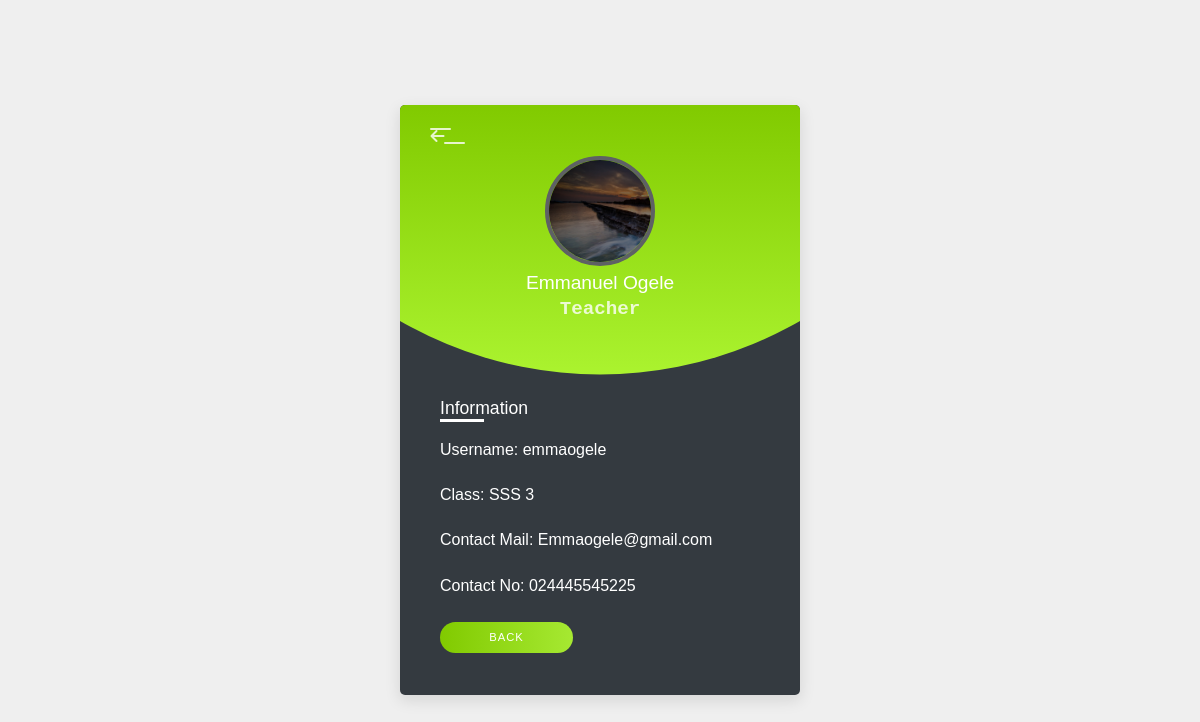
Screenshot of /teacher-profile.php?pass=893b3a602e0b1e5c4efb5f595cb9dccc (signed in) with the database file from the repository.
### tables this page shows
CREATE TABLE `teachers` (
  `id` int(11) NOT NULL,
  `Title` text NOT NULL,
  `Fname` text NOT NULL,
  `Mname` text NOT NULL,
  `Lname` text NOT NULL,
  `Gender` text NOT NULL,
  `DOB` text NOT NULL,
  `SOO` text NOT NULL,
  `LGA` text NOT NULL,
  `Religion` text NOT NULL,
  `Address` text NOT NULL,
  `Contact` text NOT NULL,
  `Email` text NOT NULL,
  `Passport` blob NOT NULL,
  `Username` text NOT NULL,
  `Password` text NOT NULL,
  `Class` text NOT NULL,
  `Date_Modified` datetime NOT NULL DEFAULT current_timestamp()
);

### teacher-profile.php (the view, shortened to what this page needs)
<?php
if (array_key_exists("pass", $_GET)) {
      if (isset($_SESSION['id'])) {
          $id = $_SESSION['id'];
    }else{
        header("Location: index.php");
    }
}else{
    header("Location: index.php");
}
?>
<?php
$query = "SELECT * FROM `teachers` WHERE `id` = '$id'";
          $result = mysqli_query($link, $query);
          $row = mysqli_fetch_array($result);
?>
<!DOCTYPE html>
<html lang="en">
<head>
    <link rel="stylesheet" href="./fontawesome-free-5.12.1-web/css/all.css">
    <link rel="stylesheet" href="profile.css">
</head>
<body>
    <div class="container">
        <div class="card">
            <div class="header">
                <a href="index.php"><div class="hamburger-menu">
                    <i style="color: white" class="fas fa-arrow-left"></i>
                </div></a>
                <div class="main">
                    <div class="image">
                        <img src="./images/new.JPG" width="200px" alt="">
                    </div>
                    <h3 class="name"><?php echo $row['Fname']; echo " "; echo $row['Lname']; ?></h3>
                    <h3 class="sub-name">Teacher</h3>
                </div>
            </div>
            <div class="content">
                <div class="left">
                    <div class="about-container">
                        <h3 class="title">Information</h3>
                        <p class="text">Username: <?php echo $row['Username'] ?></p><br>
                        <p class="text">Class: <?php echo $row['Class']; ?></p><br>
                        <p class="text">Contact Mail: <?php echo $row['Email']; ?></p><br>
                        <p class="text">Contact No: <?php echo $row['Contact'] ?></p><br>
                    </div>
                    <div class="buttons-wrap">
                        <div class="follow-wrap">
                            <a href="index.php" class="follow">Back</a>
                        </div>
                        <div class="share-wrap">
                        </div>
                    </div>
                </div>
            </div>
        </div>
    </div>
</body>
</html>

### profile.css (style rules this page uses)
* { padding: 0; margin: 0; box-sizing: border-box; font-family: 'Poppins', sans-serif; }
body { background-color: #efefef; }
.container { padding: 20px; display: flex; justify-content: center; align-items: center; min-height: 100vh; }
.card { position: relative; width: 400px; background-color: #343A40; border-radius: 5px; box-shadow: 0 5px 15px 1px rgba(0, 0, 0, 0.1); overflow: hidden; }
.card:before { content: ''; position: absolute; width: 100%; height: 270px; top: 0; left: 0; background-image: linear-gradient(to top, rgb(171, 243, 47), #81CA00); clip-path: circle(400px at 50% -48.5%); }
.header { position: relative; height: 265px; }
.hamburger-menu { position: absolute; width: 21px; height: 16px; top: 1.4rem; left: 1.9rem; z-index: 3; cursor: pointer; transition: .3s; opacity: .8; }
.hamburger-menu:before, .hamburger-menu:after { content: ''; position: absolute; width: 100%; height: 2px; border-radius: 1px; background-color: #fff; }
.hamburger-menu:before { top: 0; }
.hamburger-menu:after { bottom: 0; }
.main { position: absolute; width: 100%; height: 100%; top: 0; left: 0; display: flex; flex-direction: column; justify-content: center; align-items: center; }
.main .image { position: relative; width: 110px; height: 110px; border-radius: 50%; border: 4px solid rgb(94, 97, 100); margin-bottom: 2px; overflow: hidden; cursor: pointer; }
.name { font-size: 1.2rem; color: rgb(255, 255, 255); font-weight: 500; line-height: 1; margin: 5px 0; }
.sub-name { font-family: 'Cutive Mono', monospace; font-size: 1.2rem; opacity: .8; color: rgb(255, 255, 255); }
.content { display: flex; padding: 1.7rem 2.5rem 2.6rem 2.5rem; }
.title { position: relative; color: #fff; font-weight: 500; font-size: 1.1rem; padding: 0 0 3px 0; margin-bottom: .9rem; display: inline-block; }
.title:after { content: ''; position: absolute; height: 3px; width: 50%; background-color: #fff; bottom: 0; left: 0; }
.text { color: #fff; font-weight: 300; line-height: 1.7; }
.buttons-wrap { display: flex; margin-top: 5px; }
.follow-wrap, .share-wrap { flex: 4; display: flex; justify-content: center; align-items: center; transition: .5s; }
.follow { padding: 9.6px 0; width: 100%; background: linear-gradient(to right, #81CA00 0%, rgb(181, 245, 70) 140%); color: #fff; text-align: center; text-decoration: none; font-size: .7rem; letter-spacing: 1px; text-transform: uppercase; border-radius: 18.1px; margin-right: 3px; }

### rows the page displays
teachers: Fname "Emmanuel", Lname "Ogele", Username "emmaogele", Class "SSS 3", Email "Emmaogele@gmail.com", Contact "024445545225"
